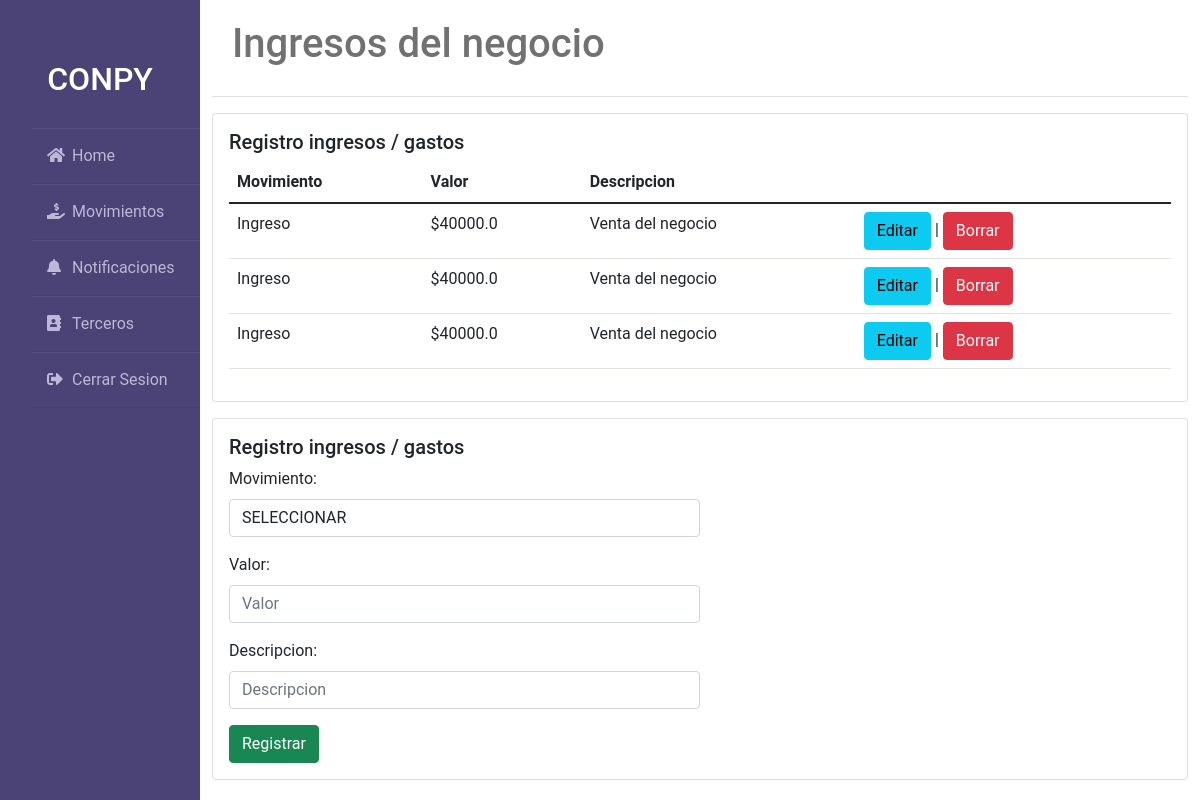
/ingresos/ (signed in), run on an earlier commit of the app's database.
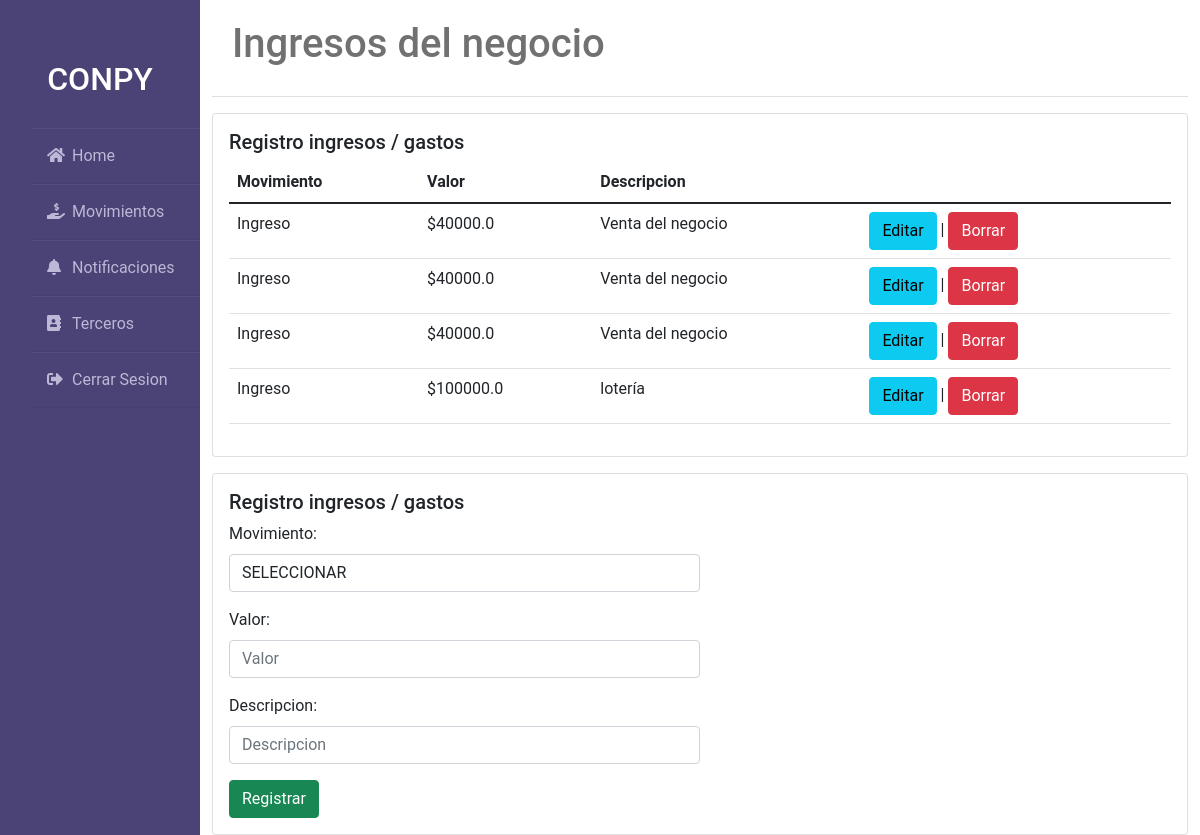
And on a later commit of the database.
### negocio/models.py (models this page shows, shortened)
class Dato(models.Model):
    options = (
        ('Ingreso', 'Ingreso'),
        ('Gasto', 'Gasto'),
    )
    id = models.AutoField(primary_key=True)
    movimiento = models.CharField(max_length=7, choices=options, verbose_name='Movimiento', null=True)
    valor = models.FloatField( verbose_name='Valor')
    descripcion = models.TextField(max_length=200,  verbose_name='Descripcion')

### negocio/views.py (the view)
# urls.py: path('ingresos/', nviews.ingresos, name="ingresos"),
@login_required(login_url="/login/")
def ingresos(request):
    datos = Dato.objects.all()
    formulario = DatoForm(request.POST or None)
    totalIngresos = list(Dato.objects.filter(movimiento='Ingreso').values())
    totalGastos = list(Dato.objects.filter(movimiento='Gasto').values())
    sumi = 0
    sumg = 0
    for valuei in totalIngresos:
        sumi = sumi + valuei['valor']
    for valueg in totalGastos:
        sumg = sumg + valueg['valor']
    if formulario.is_valid():
        formulario.save()
    return render(request, "negocio/crud/ingresos.html", {'datos': datos, 'formulario': formulario, 'sumi': sumi, 'sumg': sumg})

### negocio/forms.py
class DatoForm(forms.ModelForm):
    class Meta:
        model = Dato
        fields = '__all__'

### negocio/templates/negocio/crud/ingresos.html (shortened to what this page needs)
{% extends 'negocio/base.html' %}
{% block content %}
<div class="container">
    <div class="header">
        <h1>Ingresos del negocio</h1>
    </div>
    <div class="card mt-3">
      <div class="card-body">
          <h5 class="card-title">Registro ingresos / gastos</h5>
          <table class="table">
              <thead>
                <tr>
                  <th>Movimiento</th>
                  <th>Valor</th>
                  <th>Descripcion</th>
                </tr>
              </thead>
              <tbody>
                {% for dato in datos%}
                <tr>
                  <td>{{ dato.movimiento }}</td>
                  <td> ${{ dato.valor }}</td>
                  <td>{{ dato.descripcion }}</td>
                  <td> <a href="{% url 'editar'%}" class="btn btn-info" role="button">Editar</a> |
                    <a href="{% url 'eliminar' dato.id %}" class="btn btn-danger" role="button">Borrar</a> </td>
                </tr>
                {% endfor %}
              </tbody>
            </table>
      </div>
    </div>
    <div class="card mt-3">
        <div class="card-body">
            <h5 class="card-title">Registro ingresos / gastos</h5>
            <form action="" method="POST">
              {% for campo in formulario %}
              <div class="mb-3 col-6">
                <label for="" class="form-label">{{ campo.label }}: </label>
                {% if campo.field.widget.input_type == "select" %}
                <select type="{{ campo.field.widget.input_type  }}" name="{{ campo.name }}" id=""
                placeholder="{{ campo.label }}" class="form-control" default="SELECCIONAR">
                <option value="SELECCIONAR">SELECCIONAR</option>
              </select>
              {% else %}
                <input
                type="{{ campo.field.widget.input_type  }}"
                name="{{ campo.name }}"
                id=""
                placeholder="{{ campo.label }}"
                class="form-control" />
                {% endif %}
              </div>
              {% endfor %}
              <input type="submit" value="Registrar" class="btn btn-success">
            </form>
        </div>
    </div>
</div>
{% endblock content %}

What changed in the data, as far as the page shows it:
added Dato: movimiento "Ingreso", valor "100000.0", descripcion "lotería"
